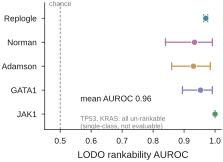

This chart was generated by the following Python code:
"""Figure 6c - Dataset-level LODO rankability AUROC forest plot.

Data-direct. Source (committed): results/rankability_predictor_honest.csv via
D.honest_auroc('effect_size'). Each row is a leave-one-dataset-out (LODO) test in
which an effect-size (log_effect) predictor, fit on the other datasets, is asked to
rank held-out perturbations by whether they are natively rankable. Point = AUROC,
whisker = 95% CI (auroc_lo, auroc_hi); dashed line at 0.5 marks chance. TP53 and
KRAS have a single class (nothing rankable) so AUROC is undefined and they are not
plotted; reported only as a grey not-evaluable note.

Run:  python fig6c_auroc.py  ->  fig6c_auroc.pdf (+ .png)
"""
from __future__ import annotations

import os
import sys

sys.path.insert(0, os.path.dirname(os.path.dirname(os.path.abspath(__file__))))
import nm_style as S
import fig6_data as D

# y-order (top -> bottom on the axis), as specified
ORDER = ["Replogle", "Norman", "Adamson", "GATA1", "JAK1"]


def main() -> None:
    S.apply_rcparams()

    df = D.honest_auroc("effect_size").set_index("held_out")

    # mean over the evaluable datasets actually drawn (matches committed 0.9574 -> 0.96)
    mean_auroc = df.loc[ORDER, "auroc"].mean()

    fig, ax = S.panel(58, 42)

    # y positions: first item at top
    ys = list(range(len(ORDER)))[::-1]

    # chance line
    ax.axvline(0.5, ls=(0, (3, 2)), lw=0.6, color=S.GREY, zorder=1)
    ax.text(0.5, len(ORDER) - 0.55, "chance", fontsize=5, color=S.GREY,
            ha="center", va="bottom")

    printed = []
    for ds, y in zip(ORDER, ys):
        auroc = float(df.loc[ds, "auroc"])
        lo = float(df.loc[ds, "auroc_lo"])
        hi = float(df.loc[ds, "auroc_hi"])
        col = D.DATASET_COLORS[ds]
        # CI whisker
        ax.plot([lo, hi], [y, y], "-", lw=0.9, color=col, zorder=3,
                solid_capstyle="round")
        # end caps
        for xc in (lo, hi):
            ax.plot([xc, xc], [y - 0.14, y + 0.14], "-", lw=0.9, color=col, zorder=3)
        # point estimate
        ax.scatter([auroc], [y], s=20, color=col, edgecolor="white",
                   linewidths=0.5, zorder=4)
        printed.append((ds, auroc, lo, hi))

    # mean AUROC annotation (open band just below the point cloud, left of centre)
    ax.text(0.565, 0.62, "mean AUROC %.2f" % mean_auroc, fontsize=6, color=S.INK,
            ha="left", va="center")

    # not-evaluable note for the two single-class allele genes (empty lower band,
    # clear of the JAK1 point and inside the axes)
    ax.text(0.565, -0.36,
            "TP53, KRAS: all un-rankable\n(single-class, not evaluable)",
            fontsize=4.8, color=S.GREY, ha="left", va="center", linespacing=1.25)

    ax.set_yticks(ys)
    ax.set_yticklabels(ORDER)
    ax.set_ylim(-0.65, len(ORDER) - 0.35)
    ax.set_xlim(0.45, 1.02)
    ax.set_xticks([0.5, 0.6, 0.7, 0.8, 0.9, 1.0])
    ax.set_xlabel("LODO rankability AUROC")
    ax.tick_params(length=2.2)
    S.despine(ax, keep=("left", "bottom"))

    S.save(fig, "fig6c_auroc")

    for ds, a, lo, hi in printed:
        print("%-9s AUROC %.4f [%.4f, %.4f]" % (ds, a, lo, hi))
    print("mean AUROC (drawn) = %.4f" % mean_auroc)


if __name__ == "__main__":
    main()
